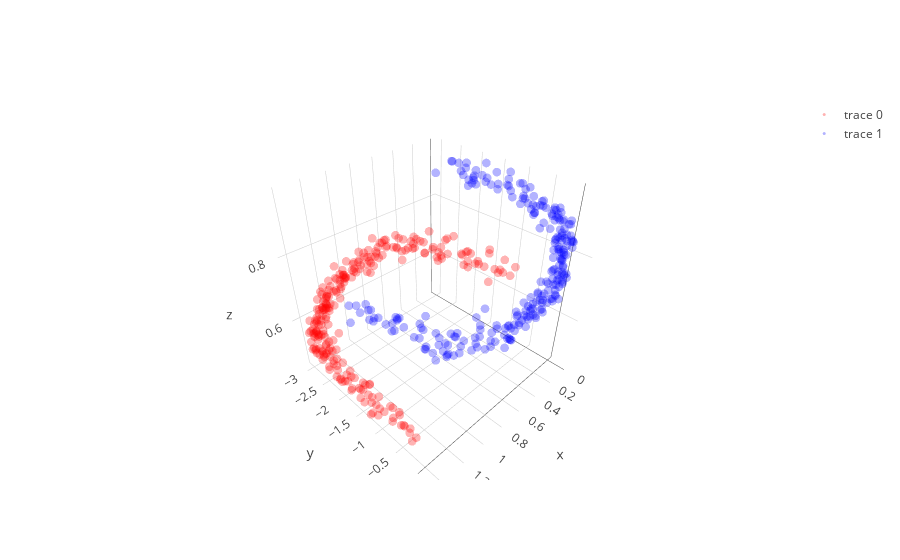

Write notebook code for a chart like this one.
### Code cell
# with all scale
expand_dim = 3
w1 = np.random.randn(2,expand_dim)
m1 = np.zeros_like(w1)
w2 = np.random.randn(expand_dim,1)
m2 = np.zeros_like(w2)

a  = np.ones(expand_dim); 
ma = np.zeros_like(a)
b  = np.ones(expand_dim); 
mb = np.zeros_like(b)
c  = np.zeros(expand_dim)
mc = np.zeros_like(c)

w1 = _sym_decorrelation(w1)
w2 = w2/(np.sqrt(np.sum(w2**2))+1e-8)

temp_X = np.copy(X); mini_batch_size = 10

for iter in range(2000):
    cum_loss = 0; temp_X   = shuffle(temp_X)
    
    for mini_batch in range(0,len(X),mini_batch_size):
        current_batch = temp_X[mini_batch:mini_batch+mini_batch_size]
        
        layer1  = current_batch @ w1 
        layer1a = a*g(b*layer1)+c
        layer2  = layer1a       @ w2 
        loss    = (w2.T @ layer1a.T @ layer1a @ w2).mean() + (w1.T @ current_batch.T @ current_batch @ w1).mean()
        
        grad2 = -2*layer1a.T@layer1a @ w2 
        grad1a= -2*layer1a@w2@w2.T
        grada = grad1a*g(b*layer1)
        gradb = grad1a*a*g_grad(b*layer1)*layer1
        gradc = grad1a
        grad1 = current_batch.T @(grad1a*a*g_grad(b*layer1)*b) - 2*current_batch.T @ current_batch @ w1 
        
        m2 = m2 + 0.9*grad2
        w2 = w2 - 0.000001  * m2 
        
        ma = ma + 0.9*grada
        a  = a -   0.00009   * ma.mean(0)
        
        mb = mb + 0.9*gradb
        b  = b -   0.00009   * mb.mean(0) 
        
        mc = mc + 0.9*gradc
        c  = c -   0.00009   * mc.mean(0) 
        
        m1 = m1 + 0.9*grad1
        w1 = w1 - 0.000001  * m1 
        
        w1 = _sym_decorrelation(w1)
        w2 = w2/(np.sqrt(np.sum(w2**2)+1e-8))
        a  = (a-a.mean())/a.std()
        b  = (b-b.mean())/b.std()
        c  = (c-c.mean())/c.std()
        cum_loss = cum_loss + loss.mean()
        
    if iter%500==0:print('Iter : ',iter," Loss: ",cum_loss)

# projection
projected_mine = (a*g(b*(X @ w1))+c) @ w2

plt.figure(figsize=(20,5))
plt.subplot(1, 3, 1)
plt.scatter(X[y==0, 0], X[y==0, 1], color='red', alpha=0.5)
plt.scatter(X[y==1, 0], X[y==1, 1], color='blue', alpha=0.5)
plt.quiver(X.mean(0)[0], X.mean(0)[1], evector[0,0],evector[0,1], color=['b'], scale=2.5)
plt.quiver(X.mean(0)[0], X.mean(0)[1], evector[1,0],evector[1,1], color=['g'], scale=2.5)

plt.subplot(1, 3, 2,projection='3d')
one_layer_project = (a*g(b*(X @ w1))+c)
plt.scatter(one_layer_project[:,0],one_layer_project[:,1],one_layer_project[:,2], color='red')

plt.subplot(1, 3, 3)
plt.scatter(projected_mine[y==0], np.zeros((len(projected_mine)//2)),  color='red', alpha=0.05)
plt.scatter(projected_mine[y==1], np.zeros((len(projected_mine)//2)), color='blue', alpha=0.05)
plt.show()

trace1 = go.Scatter3d(
    x=one_layer_project[y==0,0],
    y=one_layer_project[y==0,1],
    z=one_layer_project[y==0,2],
    mode='markers',
    line=dict(color='red',width=0.5),
    marker=dict(size=3,opacity=0.3)
)
trace2 = go.Scatter3d(
    x=one_layer_project[y==1,0],
    y=one_layer_project[y==1,1],
    z=one_layer_project[y==1,2],
    mode='markers',
    line=dict(color='blue',width=0.5),
    marker=dict(size=3,opacity=0.3)
)
data = [trace1,trace2]
fig  = go.Figure(data=data)
iplot(fig)

### Figure 1 — Plotly figure (JSON) as saved in the notebook; plotly's stock layout.template omitted (floating-point values rounded to 4 significant figures; data arrays with more than 128 entries replaced by an {"elided": "..."} marker saying what was removed)
{"data": [{"line": {"color": "red", "width": 0.5}, "marker": {"opacity": 0.3, "size": 3}, "mode": "markers", "type": "scatter3d", "uid": "57b5607f-5639-45a4-88f5-103541a9afa2", "x": {"elided": "250 float values"}, "y": {"elided": "250 float values"}, "z": {"elided": "250 float values"}}, {"line": {"color": "blue", "width": 0.5}, "marker": {"opacity": 0.3, "size": 3}, "mode": "markers", "type": "scatter3d", "uid": "46f67542-a523-4abf-86c1-2e0d45e3ec7f", "x": {"elided": "250 float values"}, "y": {"elided": "250 float values"}, "z": {"elided": "250 float values"}}], "layout": {}}
